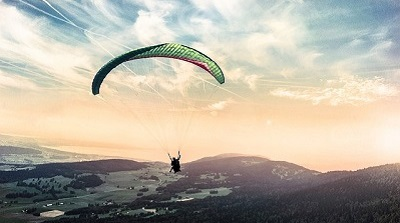
#> input picture source/activity.jpg, 400 x 223 px
$ jupyter execute cvtest.ipynb
#> lines starting #> are read from the running program, lines starting #| are printed output that depends on the picture
[cell 1]
import cv2

img = cv2.imread("./source/activity.jpg", cv2.IMREAD_COLOR)
#> img is the input picture: shape (223, 400, 3); mean B, G, R 161.5, 175.5, 182.2
cv2.imshow('paragliding', img)
cv2.waitKey(0)

# gray style
img_gray = cv2.cvtColor(img, cv2.COLOR_BGR2GRAY)
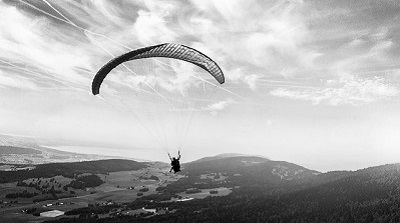
#> img_gray: shape (223, 400); min 0, max 255, mean 175.9
cv2.imshow("paragliding", img_gray)
cv2.waitKey(0)
